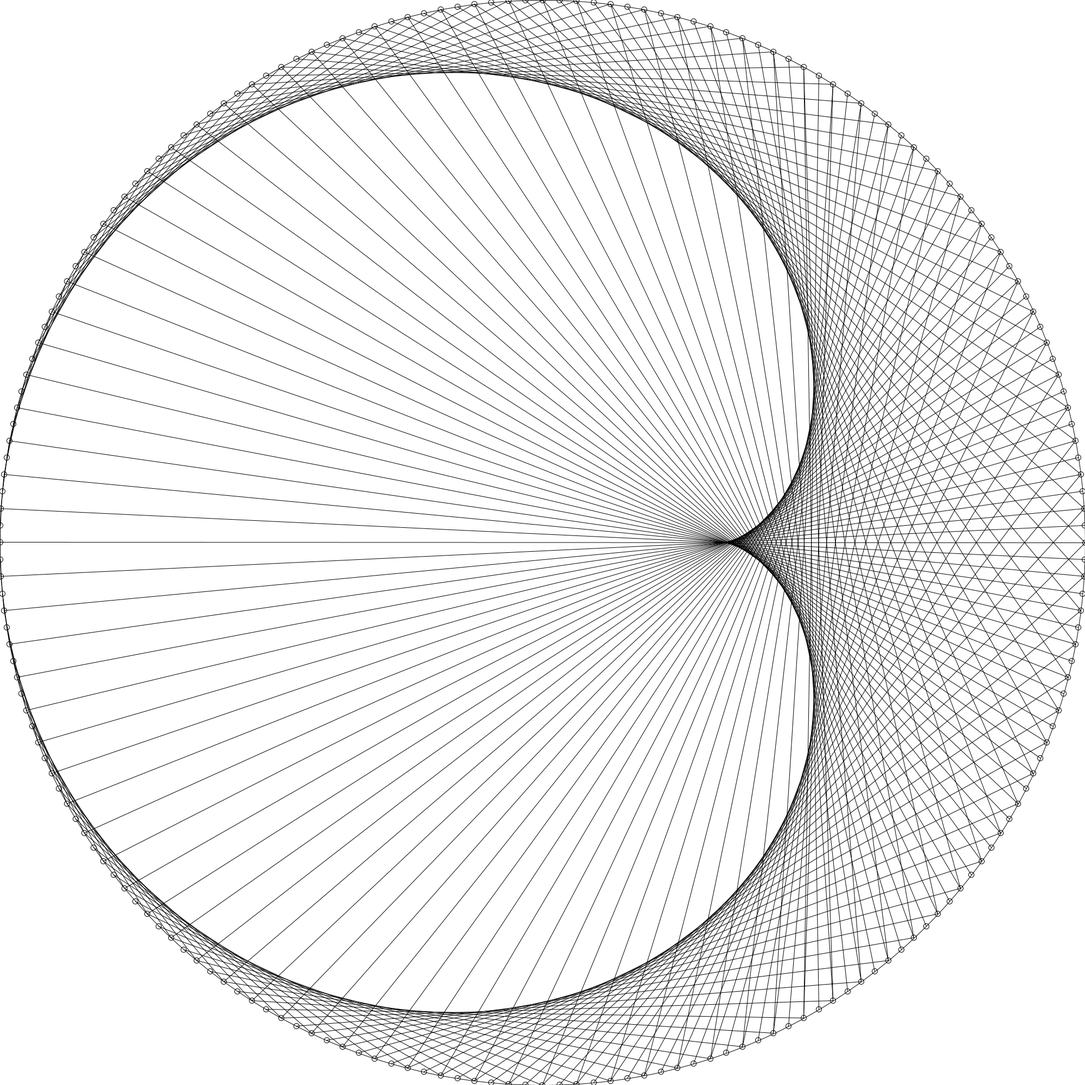
Frame 1 (no input)
Frame 60 (the mouse pressed at the canvas centre just before this capture): identical to frame 1, image omitted
Frame 120 (the mouse held since frame 60 and released just before this capture): identical to frame 1, image omitted

The Processing sketch that drew this single still picture (run headless with seeded random() and noise(); from frame 60 on, the mouse is pressed at the canvas centre):

// Processing sketch: Static_Multiplication_Table_example
// ── Static_Multiplication_Table_example.pde
int inputnum = 2;
int dotnum = 200;
int radius = 2000;
int dotrad = 10;
int offset = 1000;

void setup() {
  size(2000, 2000);
  background(255);
  noFill();
  frameRate(120);
  ellipse(offset, offset, radius, radius);
  for(int i = 0; i < dotnum; i++) {
    ellipse((radius / 2) * cos(((2 * PI) / dotnum) * i ) + offset, (radius / 2) * sin(((2 * PI) / dotnum) * i ) + offset, dotrad, dotrad);
  }
  for(int i = 0; i <= dotnum; i++) {
    
    line((radius / 2) * cos(PI + ((2 * PI) / dotnum) * ((i  * inputnum) % dotnum)) + offset, (radius / 2) * sin(PI + ((2 * PI) / dotnum) * ((i * inputnum) % dotnum)) + offset, (radius / 2) * cos(PI + ((2 * PI) / dotnum) * i) + offset, (radius / 2) * sin(PI + ((2 * PI) / dotnum) * i) + offset);
    // println(((i * inputnum) % dotnum) + "  " + i);
    
  }
  
}

void draw() {
  
}

void keyPressed() {
  exit();
}
